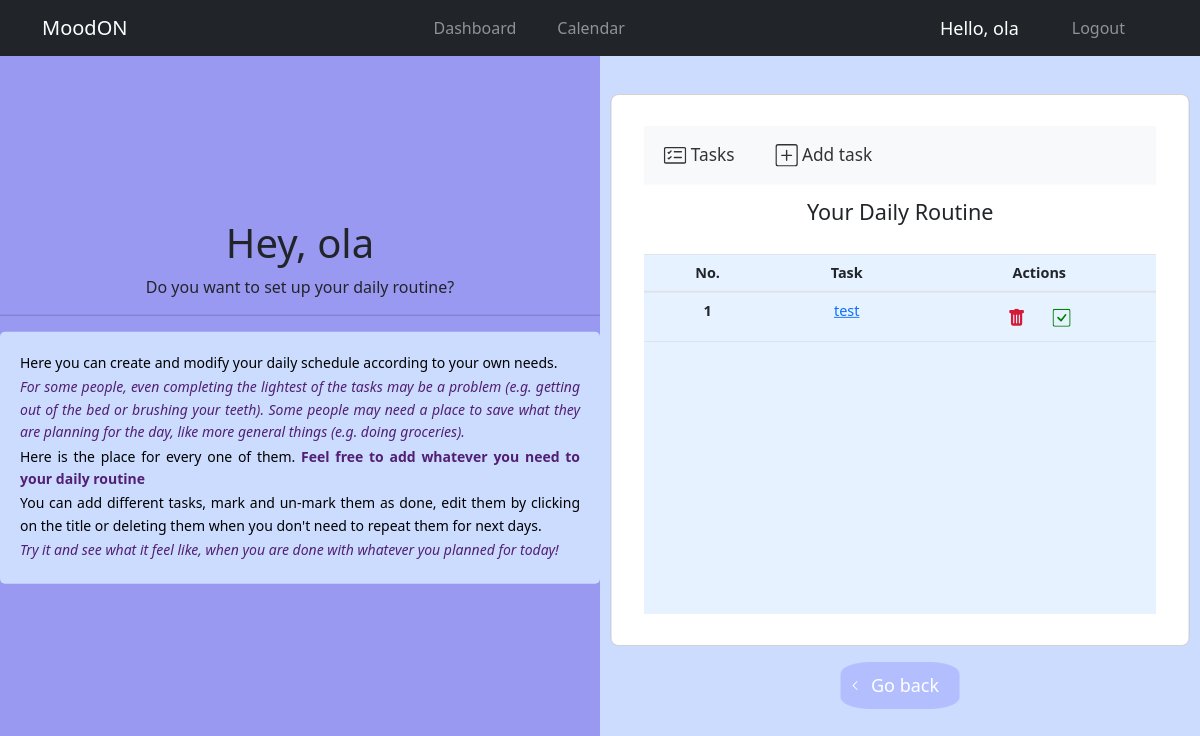
Before: /daily-routine/ (signed in) with the older database file.
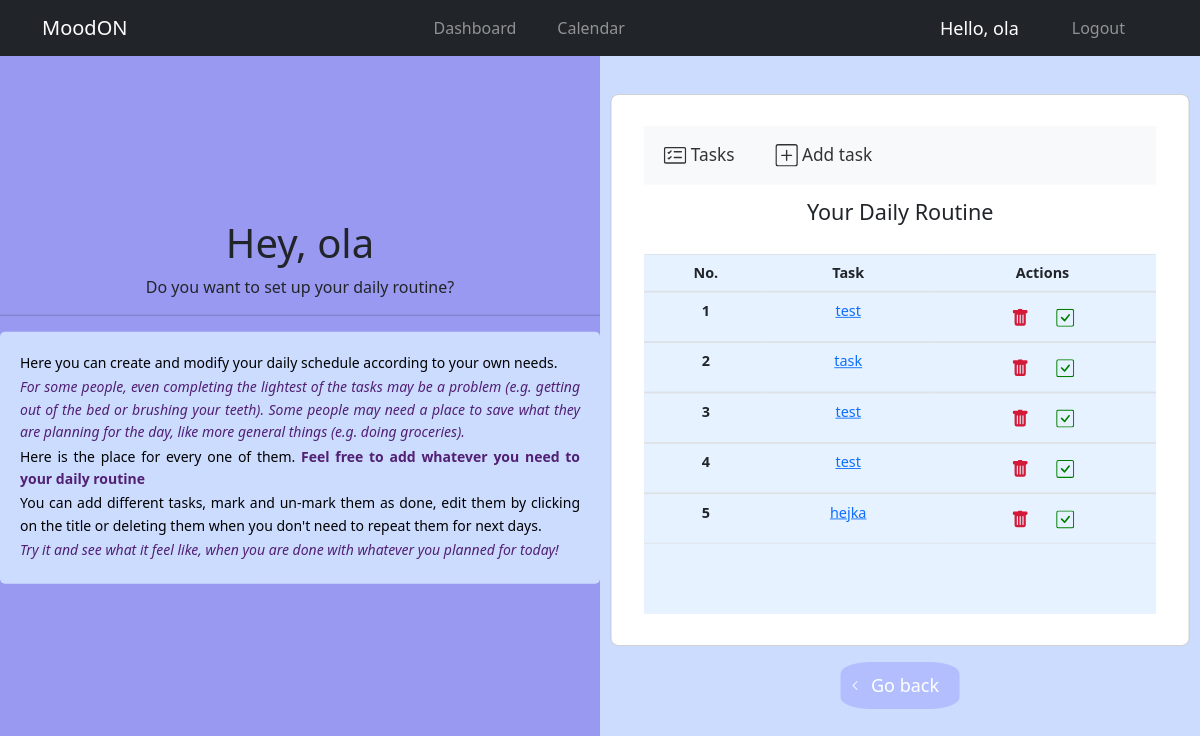
After: the same page with the newer database file.
### mood_tracker/models.py (models this page shows)
class DailyRoutine(models.Model):
    user = models.ForeignKey(User, on_delete=models.CASCADE, default=1)
    title = models.CharField(max_length=200)
    is_finished = models.BooleanField(default=False)
    date = models.DateField(auto_now_add=True)
    date_created = models.DateTimeField(auto_now_add=True)

### mood_tracker/views.py (the view)
# urls.py: path('daily-routine/', views.routine_list, name='routine_list'),
def routine_list(request):
    routines = DailyRoutine.objects.filter(user=request.user)
    return render(request, 'routine/routine_list.html', {'routines': routines})

### mood_tracker/templates/routine/routine_list.html (shortened to what the changed rows need)
{% extends 'main/main.html' %}
{% load static %}
{% block content %}
<head>
    <link href="https://cdn.jsdelivr.net/npm/bootstrap@5.2.2/dist/css/bootstrap.min.css" rel="stylesheet">
</head>
<div class="split left">
    <div class="centered">
        <div class="title">
            <h1>Hey, {{ request.user.username }}</h1>
        </div>
    </div>
</div>
<div class="split right">
    <div class="centered">
        <section class="vh-100" style="background-color: #ccdcff;">
            <div class="container-body">
                <div class="row d-flex justify-content-center align-items-center h-100">
                    <div class="col-12">
                        <div class="card rounded-3">
                            <div class="card-body p-1">
                                <div class="inside">
                                    <table class="table mb-4">
                                        <thead>
                                        <tr>
                                            <th scope="col">No.</th>
                                            <th scope="col">Task</th>
                                            <th scope="col">Actions</th>
                                        </tr>
                                        </thead>
                                        {% for routine in routines %}
                                        <tbody>
                                        <tr>
                                            <th scope="row">{{ forloop.counter }}</th>
                                            <td>
                                                {% if routine.is_finished %}
                                                <del>
                                                    <a href="{% url 'routine_update' routine.id %}">
                                                        {{routine.title}}</a>
                                                </del>
                                                {% else %}
                                                <a href="{% url 'routine_update' routine.id %}"> {{routine.title}}</a>
                                                {% endif %}
                                            </td>
                                            <td>
                                                <form action="{% url 'routine_delete' routine.id%}" method="post" style="display: inline">
                                                    <button type="submit" class="btn" onclick="return confirm('are you sure?')">
                                                    </button>
                                                </form>
                                                {% if routine.is_finished %}
                                                    <a href="{% url 'unfinish_routine' routine.id %}" class="btn">
                                                        <svg xmlns="http://www.w3.org/2000/svg" width="20" height="20" fill="red" class="bi bi-check-square" viewBox="0 0 16 16">
                                                            <path d="M14 1a1 1 0 0 1 1 1v12a1 1 0 0 1-1 1H2a1 1 0 0 1-1-1V2a1 1 0 0 1 1-1h12zM2 0a2 2 0 0 0-2 2v12a2 2 0 0 0 2 2h12a2 2 0 0 0 2-2V2a2 2 0 0 0-2-2H2z"/>
                                                            <path d="M10.97 4.97a.75.75 0 0 1 1.071 1.05l-3.992 4.99a.75.75 0 0 1-1.08.02L4.324 8.384a.75.75 0 1 1 1.06-1.06l2.094 2.093 3.473-4.425a.235.235 0 0 1 .02-.022z"/>
                                                        </svg>
                                                    </a>
                                                {% else %}
                                                    <a href="{% url 'finish_routine' routine.id %}" class="btn">
                                                    </a>
                                                {% endif %}
                                            </td>
                                        </tr>
                                        </tbody>
                                        {% endfor %}
                                    </table>
                                </div>
                            </div>
                        </div>
                    </div>
                </div>
            </div>
        </section>
    </div>
</div>
{% endblock %}

Changed rows visible on the page:
added DailyRoutine: title "task", is_finished False (drawn)
added DailyRoutine: title "test", is_finished False (drawn)
added DailyRoutine: title "test", is_finished False (drawn)
added DailyRoutine: title "hejka", is_finished False (drawn)
